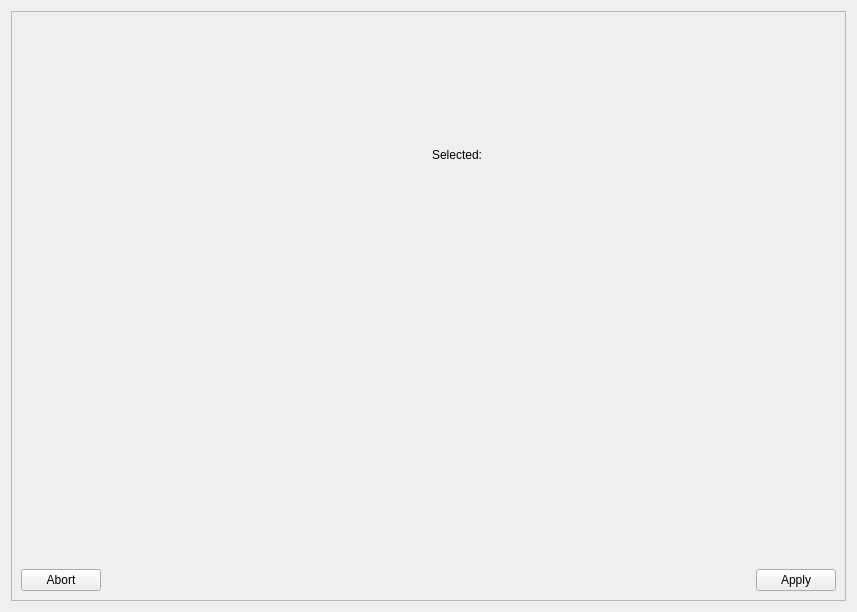
<?xml version="1.0" encoding="UTF-8"?>
<ui version="4.0">
 <class>relationalSelector</class>
 <widget class="QWidget" name="relationalSelector">
  <property name="geometry">
   <rect>
    <x>0</x>
    <y>0</y>
    <width>857</width>
    <height>612</height>
   </rect>
  </property>
  <property name="windowTitle">
   <string>Form</string>
  </property>
  <layout class="QVBoxLayout" name="verticalLayout_3">
   <item>
    <widget class="QScrollArea" name="scrollArea">
     <property name="widgetResizable">
      <bool>true</bool>
     </property>
     <widget class="QWidget" name="scrollAreaWidgetContents">
      <property name="geometry">
       <rect>
        <x>0</x>
        <y>0</y>
        <width>843</width>
        <height>598</height>
       </rect>
      </property>
      <layout class="QVBoxLayout" name="verticalLayout_2">
       <item>
        <layout class="QHBoxLayout" name="horizontalLayout">
         <item>
          <widget class="QWidget" name="tableWidget" native="true"/>
         </item>
         <item>
          <layout class="QVBoxLayout" name="verticalLayout">
           <item>
            <widget class="QLabel" name="lblSelected">
             <property name="text">
              <string>Selected:</string>
             </property>
            </widget>
           </item>
           <item>
            <widget class="QWidget" name="listSelected" native="true"/>
           </item>
          </layout>
         </item>
        </layout>
       </item>
       <item>
        <layout class="QHBoxLayout" name="horizontalLayout_2">
         <item>
          <widget class="QPushButton" name="btnCancel">
           <property name="text">
            <string>Abort</string>
           </property>
           <property name="icon">
            <iconset>
             <normaloff>:icons/actions/cancel_small.png</normaloff>:icons/actions/cancel_small.png</iconset>
           </property>
          </widget>
         </item>
         <item>
          <spacer name="horizontalSpacer">
           <property name="orientation">
            <enum>Qt::Horizontal</enum>
           </property>
           <property name="sizeHint" stdset="0">
            <size>
             <width>40</width>
             <height>20</height>
            </size>
           </property>
          </spacer>
         </item>
         <item>
          <widget class="QPushButton" name="btnSelect">
           <property name="text">
            <string>Apply</string>
           </property>
           <property name="icon">
            <iconset>
             <normaloff>:icons/actions/accept.svg</normaloff>:icons/actions/accept.svg</iconset>
           </property>
          </widget>
         </item>
        </layout>
       </item>
      </layout>
     </widget>
    </widget>
   </item>
  </layout>
 </widget>
   <resources>
  <include location="../icons/icons.qrc"/>
 </resources>
 <connections/>
</ui>
